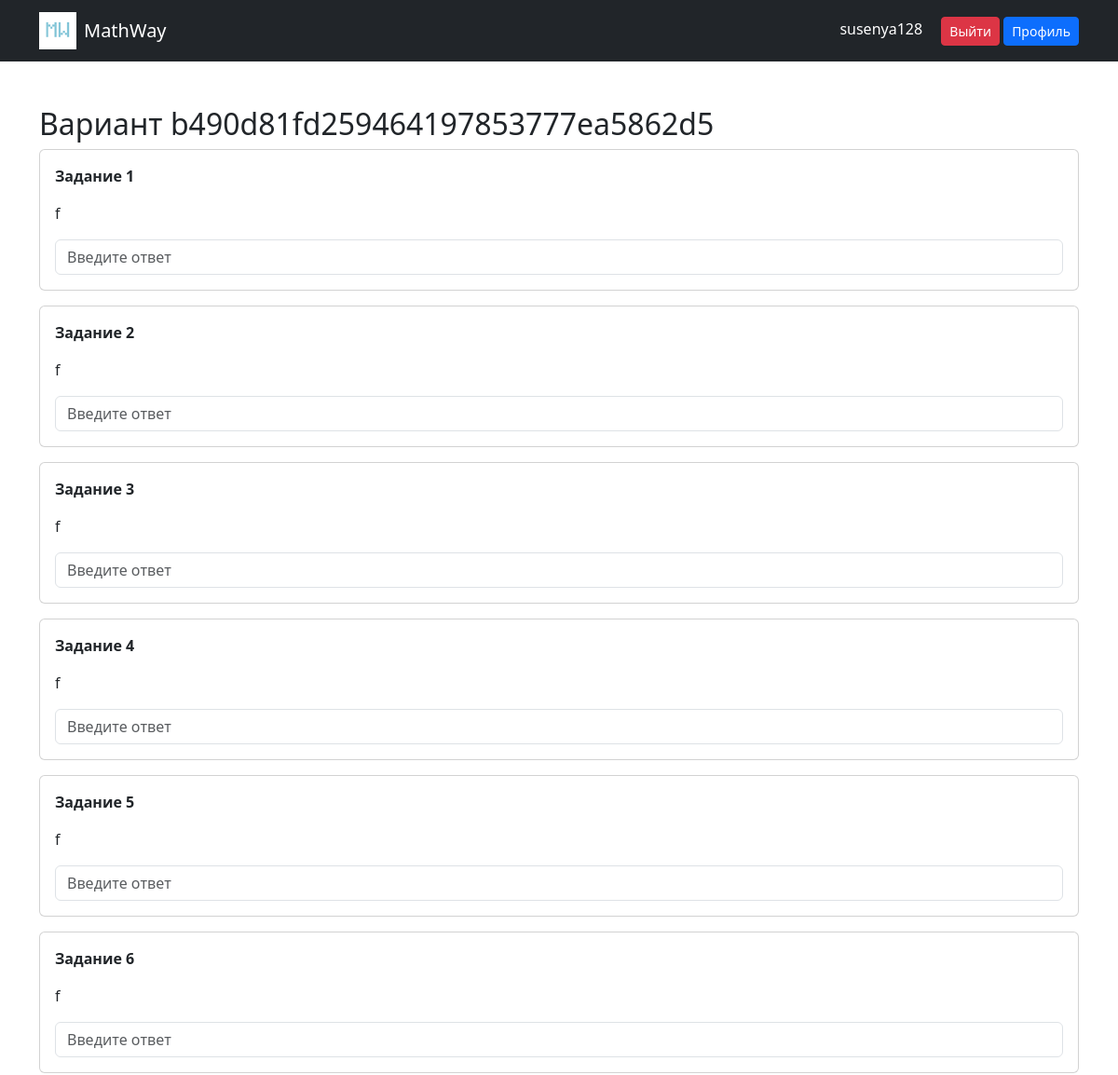
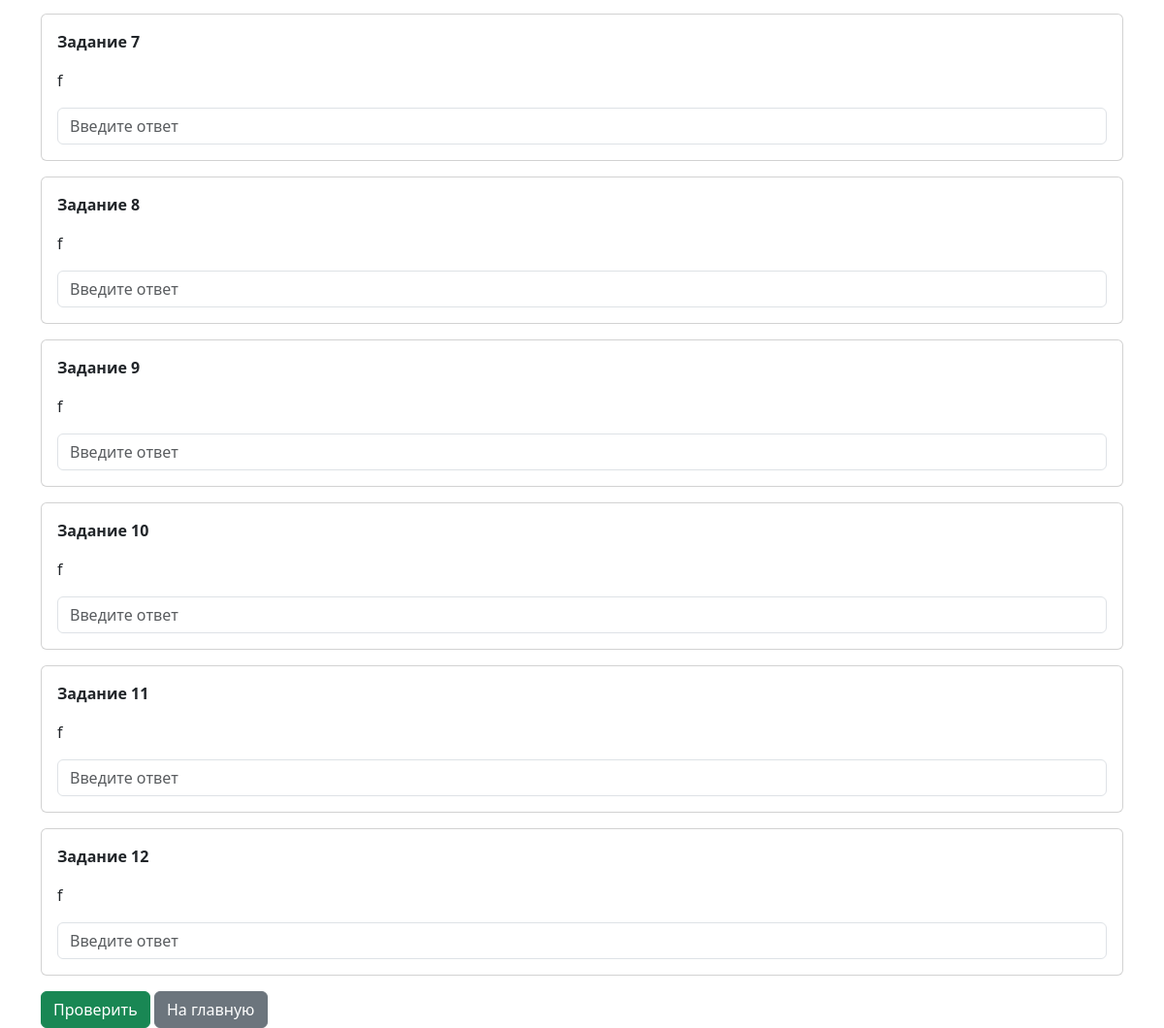
Screenshot of /open_variant?variant_id=b490d81fd259464197853777ea5862d5 (signed in) with the database file from the repository (2 pictures, top to bottom).
### models.py (models this page shows)
class User(db.Model, UserMixin):
    id = db.Column(db.Integer, primary_key=True)
    username = db.Column(db.String(100), unique=True, nullable=False)
    password = db.Column(db.String(200), nullable=False)
    email = db.Column(db.String(100), unique=True, nullable=False)
    solved_var = db.Column(db.Integer, nullable=False, default=0)
    avatar = db.Column(db.String(200), nullable=True)
    count_task = db.Column(db.Integer, default=0)

class UserTaskUp(db.Model):
    id = db.Column(db.Integer, primary_key=True, autoincrement=True)
    user_name = db.Column(db.String(100))
    variant_id = db.Column(db.String(100))
    question = db.Column(db.Text)
    answer = db.Column(db.String(100))
    topic = db.Column(db.Integer)
    image_url = db.Column(db.String(200))

### main.py (the view)
@app.route('/open_variant', methods=['GET'])
@login_required
def open_variant():
    variant_id = request.args.get('variant_id')
    tasks = UserTaskUp.query.filter_by(variant_id=variant_id).all()
    if not tasks:
        return render_template('404.html')
    return render_template('variant_s.html', tasks=tasks, var_num=variant_id)

### main.py (called while the page is built)
@login_manager.user_loader
def load_user(user_id):
    return User.query.get(int(user_id))

### templates/variant_s.html (shortened to what this page needs)
{% extends "base.html" %}
{% block content %}
<h2>Вариант {{ var_num }}</h2>
<form method="POST" action="{{ url_for('check_self_variant', variant_id=var_num) }}">
    {% for task in tasks %}
    <div class="card p-3 mb-3">
        <p><b>Задание {{ loop.index }}</b></p>
        <p>{{ task.question }}</p>
        <input type="text"
               name="answer_{{ task.id }}"
               class="form-control"
               placeholder="Введите ответ"
        >
    </div>
    {% endfor %}
    <button type="submit" class="btn btn-success"
            onclick="return confirm('Вы уверены, что хотите узнать ответы?\nПосле этого решённые задачи не будут идти в рейтинг')">
        Проверить
    </button>
    <a href="{{ url_for('home') }}" class="btn btn-secondary">На главную</a>
</form>
{% endblock %}

### templates/base.html (shortened to what this page needs)
<!DOCTYPE html>
<html>
<head>
    <link href="https://cdn.jsdelivr.net/npm/bootstrap@5.3.0/dist/css/bootstrap.min.css" rel="stylesheet">
</head>
<body>
<nav class="navbar navbar-dark bg-dark">
    <div class="container">
        <a class="navbar-brand d-flex align-items-center" href="/">
    <img src="{{ url_for('static', filename='images/logo.png') }}"
         alt="logo"
         height="40"
         class="me-2">
            MathWay
        </a>
        <div>
            {% if current_user.is_authenticated %}
                <span class="text-white me-3">
                    {{ current_user.username }}
                </span>
                <a href="/logout" class="btn btn-danger btn-sm">Выйти</a>
                <a href="/profile" class="btn btn-primary btn-sm">Профиль</a>
            {% else %}
                <a href="/login" class="btn btn-secondary btn-sm me-2">Вход</a>
                <a href="/register" class="btn btn-primary btn-sm">Регистрация</a>
            {% endif %}
        </div>
    </div>
</nav>
<div class="container mt-5">
    {% block content %}{% endblock %}
</div>
</body>
</html>

### rows the page displays
User: username "susenya128"
UserTaskUp: question "f"
UserTaskUp: question "f"
UserTaskUp: question "f"
UserTaskUp: question "f"
UserTaskUp: question "f"
UserTaskUp: question "f"
UserTaskUp: question "f"
UserTaskUp: question "f"
UserTaskUp: question "f"
UserTaskUp: question "f"
UserTaskUp: question "f"
UserTaskUp: question "f"

### other values shown
{{ var_num }} "b490d81fd259464197853777ea5862d5"
